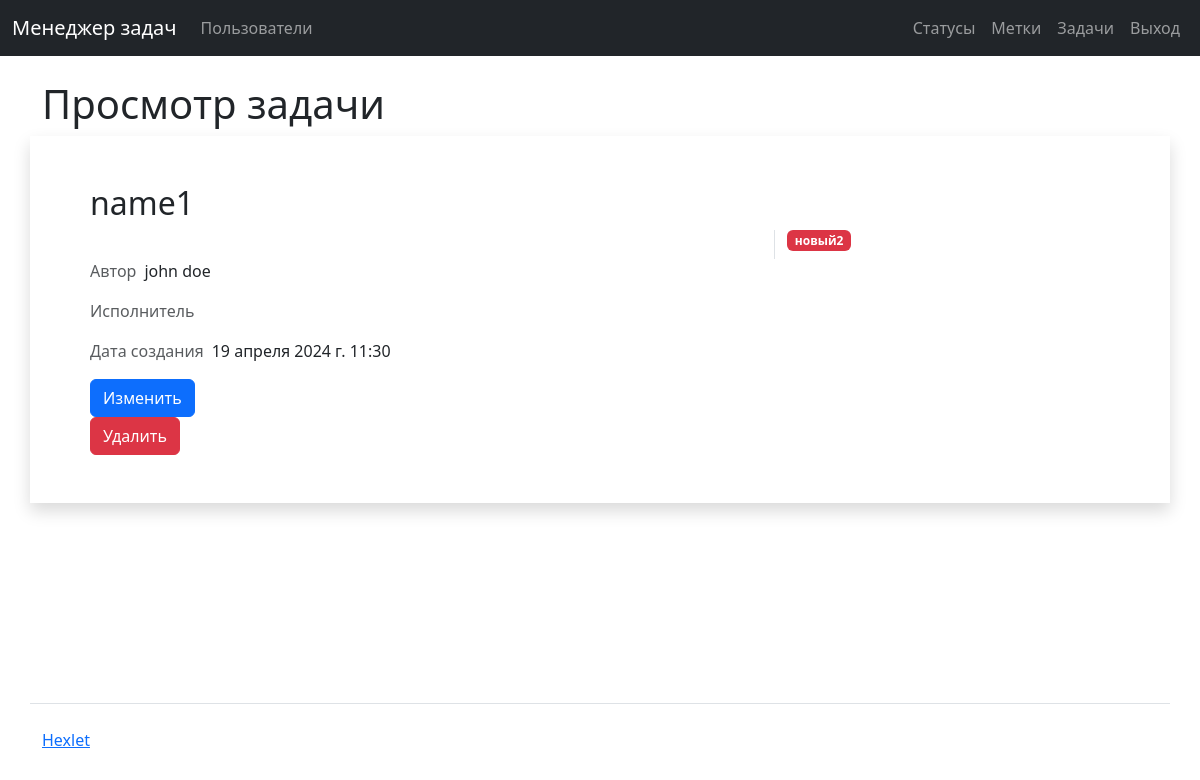
/tasks/6/ (signed in), run on the app's committed database.
### task_manager/tasks/models.py (models this page shows)
class Task(models.Model):
    name = models.CharField(max_length=150)
    description = models.TextField(blank=True)
    status = models.ForeignKey(Status, on_delete=models.SET_NULL, null=True)
    author = models.ForeignKey(User, on_delete=models.SET_NULL,
                               related_name='author', null=True)
    executor = models.ForeignKey(User, on_delete=models.SET_NULL, null=True,
                                 blank=True)
    labels = models.ManyToManyField(Label, blank=True)
    created_at = models.DateTimeField(auto_now_add=True)

### task_manager/statuses/models.py (models this page shows)
class Status(models.Model):
    name = models.CharField(max_length=100)
    created_at = models.DateTimeField(auto_now_add=True)

### task_manager/users/models.py (models this page shows)
class User(AbstractUser):
    pass

### task_manager/tasks/views.py (the view)
# urls.py: path('<int:pk>/', TaskFormView.as_view(), name='view_task'),
class TaskFormView(LoginRequiredMixin, View):
    def get(self, request, *args, **kwargs):
        task_id = kwargs.get('pk')
        task = Task.objects.get(id=task_id)
        labels = task.labels.all()
        return render(request, 'tasks/view.html',
                      {'task_id': task_id, 'task': task, 'labels': labels})

### task_manager/tasks/templates/tasks/view.html (shortened to what this page needs)
{% extends "application.html" %}
{% load i18n %}
{% block header %}
    <h1>{% translate 'view_task' %}</h1>
{% endblock %}
{% block content %}
    <div class="row shadow p-5">
        <h2>{{task.name}}</h2>
        <div class="col-md-8">
        </div>
    <div class="col-md-4 border-start">
        <div class="mb-2 ">
            <span class="badge me-1 bg-danger">{{task.status.name}}</span>
        </div>
    </div>
    <div class="d-flex mb-3">
        <span class="text-muted me-2">{% translate 'author' %}</span>
        <span>{{ task.author.first_name }} {{task.author.last_name }}</span>
    </div>
    <div class="d-flex mb-3">
        <span class="text-muted me-2">{% translate 'executor' %}</span>
    </div>
    <div class="d-flex mb-3">
        <span class="text-muted me-2">{% translate 'created_at' %}</span>
        <span>{{task.created_at}}</span>
    </div>
    <div class="d-flex">
        <a class="btn btn-primary me-1" href="{% url 'tasks' %}{{ task.id }}/update/">{% translate 'edit_user_btn' %}</a>
    </div>
    <div class="d-flex">
        <a href="{% url 'tasks' %}{{ task.id }}/delete/" class='btn btn-danger'>{% translate 'remove' %}</a>
    </div>
    </div>
{% endblock %}

### data on the page
Task: name "name1", status.name "новый2", author.first_name "john", author.last_name "doe", created_at "19 апреля 2024 г. 11:30"
